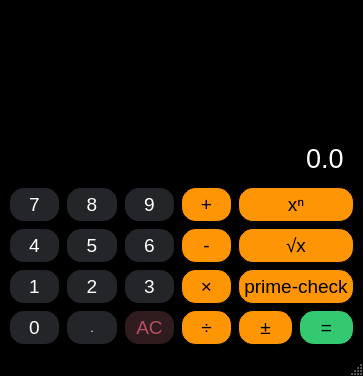
<?xml version="1.0" encoding="UTF-8"?>
<ui version="4.0">
 <class>Calculator</class>
 <widget class="QMainWindow" name="Calculator">
  <property name="geometry">
   <rect>
    <x>0</x>
    <y>0</y>
    <width>363</width>
    <height>376</height>
   </rect>
  </property>
  <property name="sizePolicy">
   <sizepolicy hsizetype="Preferred" vsizetype="Expanding">
    <horstretch>0</horstretch>
    <verstretch>0</verstretch>
   </sizepolicy>
  </property>
  <property name="windowTitle">
   <string>Calculator</string>
  </property>
  <property name="styleSheet">
   <string notr="true">QMainWindow {
	color: black;
	background-color: black;
}</string>
  </property>
  <widget class="QWidget" name="centralwidget">
   <layout class="QGridLayout" name="gridLayout">
    <item row="4" column="1">
     <widget class="QPushButton" name="Button7">
      <property name="sizePolicy">
       <sizepolicy hsizetype="Preferred" vsizetype="Preferred">
        <horstretch>0</horstretch>
        <verstretch>0</verstretch>
       </sizepolicy>
      </property>
      <property name="font">
       <font>
        <family>Segoe UI Symbol</family>
        <pointsize>14</pointsize>
        <bold>false</bold>
       </font>
      </property>
      <property name="styleSheet">
       <string notr="true">QPushButton {
	color: white;
	background-color: #232529;	
	border-radius: 15px;
	border: 1px solid;
	padding: 5px;
}

QPushButton:hover {
	color: black;
	background-color: #808796;
}

QPushButton:pressed {
	color: white;
	background-color: #43474f;
}</string>
      </property>
      <property name="text">
       <string>7</string>
      </property>
     </widget>
    </item>
    <item row="5" column="2">
     <widget class="QPushButton" name="Button5">
      <property name="sizePolicy">
       <sizepolicy hsizetype="Preferred" vsizetype="Preferred">
        <horstretch>0</horstretch>
        <verstretch>0</verstretch>
       </sizepolicy>
      </property>
      <property name="font">
       <font>
        <family>Segoe UI Symbol</family>
        <pointsize>14</pointsize>
        <bold>false</bold>
       </font>
      </property>
      <property name="styleSheet">
       <string notr="true">QPushButton {
	color: white;
	background-color: #232529;	
	border-radius: 15px;
	border: 1px solid;
	padding: 5px;
}

QPushButton:hover {
	color: black;
	background-color: #808796;
}

QPushButton:pressed {
	color: white;
	background-color: #43474f;
}</string>
      </property>
      <property name="text">
       <string>5</string>
      </property>
     </widget>
    </item>
    <item row="6" column="4">
     <widget class="QPushButton" name="SMath4">
      <property name="sizePolicy">
       <sizepolicy hsizetype="Preferred" vsizetype="Preferred">
        <horstretch>0</horstretch>
        <verstretch>0</verstretch>
       </sizepolicy>
      </property>
      <property name="font">
       <font>
        <family>Segoe UI Symbol</family>
        <pointsize>14</pointsize>
        <bold>false</bold>
       </font>
      </property>
      <property name="styleSheet">
       <string notr="true">QPushButton {
	color: black;
	background-color: #FD9505;	
	border-radius: 15px;
	border: 1px solid;
	padding: 5px;
}

QPushButton:hover {
	background-color: #fcb751;
}

QPushButton:pressed {
	background-color: #ffaa2e;
}</string>
      </property>
      <property name="text">
       <string>×</string>
      </property>
     </widget>
    </item>
    <item row="8" column="4">
     <widget class="QPushButton" name="SMath3">
      <property name="sizePolicy">
       <sizepolicy hsizetype="Preferred" vsizetype="Preferred">
        <horstretch>0</horstretch>
        <verstretch>0</verstretch>
       </sizepolicy>
      </property>
      <property name="font">
       <font>
        <family>Segoe UI Symbol</family>
        <pointsize>14</pointsize>
        <bold>false</bold>
       </font>
      </property>
      <property name="styleSheet">
       <string notr="true">QPushButton {
	color: black;
	background-color: #FD9505;	
	border-radius: 15px;
	border: 1px solid;
	padding: 5px;
}

QPushButton:hover {
	background-color: #fcb751;
}

QPushButton:pressed {
	background-color: #ffaa2e;
}</string>
      </property>
      <property name="text">
       <string>÷</string>
      </property>
     </widget>
    </item>
    <item row="4" column="3">
     <widget class="QPushButton" name="Button9">
      <property name="sizePolicy">
       <sizepolicy hsizetype="Preferred" vsizetype="Preferred">
        <horstretch>0</horstretch>
        <verstretch>0</verstretch>
       </sizepolicy>
      </property>
      <property name="font">
       <font>
        <family>Segoe UI Symbol</family>
        <pointsize>14</pointsize>
        <bold>false</bold>
       </font>
      </property>
      <property name="styleSheet">
       <string notr="true">QPushButton {
	color: white;
	background-color: #232529;	
	border-radius: 15px;
	border: 1px solid;
	padding: 5px;
}

QPushButton:hover {
	color: black;
	background-color: #808796;
}

QPushButton:pressed {
	color: white;
	background-color: #43474f;
}</string>
      </property>
      <property name="text">
       <string>9</string>
      </property>
     </widget>
    </item>
    <item row="5" column="4">
     <widget class="QPushButton" name="SMath2">
      <property name="sizePolicy">
       <sizepolicy hsizetype="Preferred" vsizetype="Preferred">
        <horstretch>0</horstretch>
        <verstretch>0</verstretch>
       </sizepolicy>
      </property>
      <property name="font">
       <font>
        <family>Segoe UI Symbol</family>
        <pointsize>14</pointsize>
        <bold>false</bold>
       </font>
      </property>
      <property name="styleSheet">
       <string notr="true">QPushButton {
	color: black;
	background-color: #FD9505;	
	border-radius: 15px;
	border: 1px solid;
	padding: 5px;
}

QPushButton:hover {
	background-color: #fcb751;
}

QPushButton:pressed {
	background-color: #ffaa2e;
}</string>
      </property>
      <property name="text">
       <string>-</string>
      </property>
     </widget>
    </item>
    <item row="6" column="1">
     <widget class="QPushButton" name="Button1">
      <property name="sizePolicy">
       <sizepolicy hsizetype="Preferred" vsizetype="Preferred">
        <horstretch>0</horstretch>
        <verstretch>0</verstretch>
       </sizepolicy>
      </property>
      <property name="font">
       <font>
        <family>Segoe UI Symbol</family>
        <pointsize>14</pointsize>
        <bold>false</bold>
       </font>
      </property>
      <property name="styleSheet">
       <string notr="true">QPushButton {
	color: white;
	background-color: #232529;	
	border-radius: 15px;
	border: 1px solid;
	padding: 5px;
}

QPushButton:hover {
	color: black;
	background-color: #808796;
}

QPushButton:pressed {
	color: white;
	background-color: #43474f;
}</string>
      </property>
      <property name="text">
       <string>1</string>
      </property>
     </widget>
    </item>
    <item row="4" column="2">
     <widget class="QPushButton" name="Button8">
      <property name="sizePolicy">
       <sizepolicy hsizetype="Preferred" vsizetype="Preferred">
        <horstretch>0</horstretch>
        <verstretch>0</verstretch>
       </sizepolicy>
      </property>
      <property name="font">
       <font>
        <family>Segoe UI Symbol</family>
        <pointsize>14</pointsize>
        <bold>false</bold>
       </font>
      </property>
      <property name="styleSheet">
       <string notr="true">QPushButton {
	color: white;
	background-color: #232529;	
	border-radius: 15px;
	border: 1px solid;
	padding: 5px;
}

QPushButton:hover {
	color: black;
	background-color: #808796;
}

QPushButton:pressed {
	color: white;
	background-color: #43474f;
}</string>
      </property>
      <property name="text">
       <string>8</string>
      </property>
     </widget>
    </item>
    <item row="8" column="6">
     <widget class="QPushButton" name="Equals">
      <property name="sizePolicy">
       <sizepolicy hsizetype="Preferred" vsizetype="Preferred">
        <horstretch>0</horstretch>
        <verstretch>0</verstretch>
       </sizepolicy>
      </property>
      <property name="font">
       <font>
        <family>Segoe UI Symbol</family>
        <pointsize>14</pointsize>
        <bold>false</bold>
       </font>
      </property>
      <property name="styleSheet">
       <string notr="true">QPushButton {
	color: black;
	background-color: #33C971;	
	border-radius: 15px;
	border: 1px solid;
	padding: 5px;
}

QPushButton:hover {
	background-color: #6dd196;
}

QPushButton:pressed {
	background-color: #3fcc79;
}</string>
      </property>
      <property name="text">
       <string>=</string>
      </property>
     </widget>
    </item>
    <item row="5" column="1">
     <widget class="QPushButton" name="Button4">
      <property name="sizePolicy">
       <sizepolicy hsizetype="Preferred" vsizetype="Preferred">
        <horstretch>0</horstretch>
        <verstretch>0</verstretch>
       </sizepolicy>
      </property>
      <property name="font">
       <font>
        <family>Segoe UI Symbol</family>
        <pointsize>14</pointsize>
        <bold>false</bold>
       </font>
      </property>
      <property name="styleSheet">
       <string notr="true">QPushButton {
	color: white;
	background-color: #232529;	
	border-radius: 15px;
	border: 1px solid;
	padding: 5px;
}

QPushButton:hover {
	color: black;
	background-color: #808796;
}

QPushButton:pressed {
	color: white;
	background-color: #43474f;
}</string>
      </property>
      <property name="text">
       <string>4</string>
      </property>
     </widget>
    </item>
    <item row="5" column="3">
     <widget class="QPushButton" name="Button6">
      <property name="sizePolicy">
       <sizepolicy hsizetype="Preferred" vsizetype="Preferred">
        <horstretch>0</horstretch>
        <verstretch>0</verstretch>
       </sizepolicy>
      </property>
      <property name="font">
       <font>
        <family>Segoe UI Symbol</family>
        <pointsize>14</pointsize>
        <bold>false</bold>
       </font>
      </property>
      <property name="styleSheet">
       <string notr="true">QPushButton {
	color: white;
	background-color: #232529;	
	border-radius: 15px;
	border: 1px solid;
	padding: 5px;
}

QPushButton:hover {
	color: black;
	background-color: #808796;
}

QPushButton:pressed {
	color: white;
	background-color: #43474f;
}</string>
      </property>
      <property name="text">
       <string>6</string>
      </property>
     </widget>
    </item>
    <item row="8" column="5">
     <widget class="QPushButton" name="Sign">
      <property name="sizePolicy">
       <sizepolicy hsizetype="Preferred" vsizetype="Preferred">
        <horstretch>0</horstretch>
        <verstretch>0</verstretch>
       </sizepolicy>
      </property>
      <property name="font">
       <font>
        <family>Segoe UI Symbol</family>
        <pointsize>14</pointsize>
        <bold>false</bold>
       </font>
      </property>
      <property name="styleSheet">
       <string notr="true">QPushButton {
	color: black;
	background-color: #FD9505;	
	border-radius: 15px;
	border: 1px solid;
	padding: 5px;
}

QPushButton:hover {
	background-color: #fcb751;
}

QPushButton:pressed {
	background-color: #ffaa2e;
}</string>
      </property>
      <property name="text">
       <string>±</string>
      </property>
     </widget>
    </item>
    <item row="4" column="5" colspan="2">
     <widget class="QPushButton" name="SMath5">
      <property name="sizePolicy">
       <sizepolicy hsizetype="Preferred" vsizetype="Preferred">
        <horstretch>0</horstretch>
        <verstretch>0</verstretch>
       </sizepolicy>
      </property>
      <property name="font">
       <font>
        <family>Segoe UI Symbol</family>
        <pointsize>14</pointsize>
        <bold>false</bold>
       </font>
      </property>
      <property name="styleSheet">
       <string notr="true">QPushButton {
	color: black;
	background-color: #FD9505;	
	border-radius: 15px;
	border: 1px solid;
	padding: 5px;
}

QPushButton:hover {
	background-color: #fcb751;
}

QPushButton:pressed {
	background-color: #ffaa2e;
}</string>
      </property>
      <property name="text">
       <string>xⁿ</string>
      </property>
     </widget>
    </item>
    <item row="5" column="5" colspan="2">
     <widget class="QPushButton" name="Root">
      <property name="sizePolicy">
       <sizepolicy hsizetype="Preferred" vsizetype="Preferred">
        <horstretch>0</horstretch>
        <verstretch>0</verstretch>
       </sizepolicy>
      </property>
      <property name="font">
       <font>
        <family>Segoe UI Symbol</family>
        <pointsize>14</pointsize>
        <bold>false</bold>
       </font>
      </property>
      <property name="styleSheet">
       <string notr="true">QPushButton {
	color: black;
	background-color: #FD9505;	
	border-radius: 15px;
	border: 1px solid;
	padding: 5px;
}

QPushButton:hover {
	background-color: #fcb751;
}

QPushButton:pressed {
	background-color: #ffaa2e;
}</string>
      </property>
      <property name="text">
       <string>√x</string>
      </property>
     </widget>
    </item>
    <item row="8" column="1">
     <widget class="QPushButton" name="Button0">
      <property name="sizePolicy">
       <sizepolicy hsizetype="Preferred" vsizetype="Preferred">
        <horstretch>0</horstretch>
        <verstretch>0</verstretch>
       </sizepolicy>
      </property>
      <property name="font">
       <font>
        <family>Segoe UI Symbol</family>
        <pointsize>14</pointsize>
        <bold>false</bold>
       </font>
      </property>
      <property name="styleSheet">
       <string notr="true">QPushButton {
	color: white;
	background-color: #232529;	
	border-radius: 15px;
	border: 1px solid;
	padding: 5px;
}

QPushButton:hover {
	color: black;
	background-color: #808796;
}

QPushButton:pressed {
	color: white;
	background-color: #43474f;
}</string>
      </property>
      <property name="text">
       <string>0</string>
      </property>
     </widget>
    </item>
    <item row="6" column="5" colspan="2">
     <widget class="QPushButton" name="PrimeCheck">
      <property name="sizePolicy">
       <sizepolicy hsizetype="Preferred" vsizetype="Preferred">
        <horstretch>0</horstretch>
        <verstretch>0</verstretch>
       </sizepolicy>
      </property>
      <property name="font">
       <font>
        <family>Segoe UI Symbol</family>
        <pointsize>14</pointsize>
        <bold>false</bold>
       </font>
      </property>
      <property name="styleSheet">
       <string notr="true">QPushButton {
	color: black;
	background-color: #FD9505;	
	border-radius: 15px;
	border: 1px solid;
	padding: 5px;
}

QPushButton:hover {
	background-color: #fcb751;
}

QPushButton:pressed {
	background-color: #ffaa2e;
}</string>
      </property>
      <property name="text">
       <string>prime-check</string>
      </property>
     </widget>
    </item>
    <item row="6" column="3">
     <widget class="QPushButton" name="Button3">
      <property name="sizePolicy">
       <sizepolicy hsizetype="Preferred" vsizetype="Preferred">
        <horstretch>0</horstretch>
        <verstretch>0</verstretch>
       </sizepolicy>
      </property>
      <property name="font">
       <font>
        <family>Segoe UI Symbol</family>
        <pointsize>14</pointsize>
        <bold>false</bold>
       </font>
      </property>
      <property name="styleSheet">
       <string notr="true">QPushButton {
	color: white;
	background-color: #232529;	
	border-radius: 15px;
	border: 1px solid;
	padding: 5px;
}

QPushButton:hover {
	color: black;
	background-color: #808796;
}

QPushButton:pressed {
	color: white;
	background-color: #43474f;
}</string>
      </property>
      <property name="text">
       <string>3</string>
      </property>
     </widget>
    </item>
    <item row="4" column="4">
     <widget class="QPushButton" name="SMath1">
      <property name="sizePolicy">
       <sizepolicy hsizetype="Preferred" vsizetype="Preferred">
        <horstretch>0</horstretch>
        <verstretch>0</verstretch>
       </sizepolicy>
      </property>
      <property name="font">
       <font>
        <family>Segoe UI Symbol</family>
        <pointsize>14</pointsize>
        <bold>false</bold>
       </font>
      </property>
      <property name="styleSheet">
       <string notr="true">QPushButton {
	color: black;
	background-color: #FD9505;	
	border-radius: 15px;
	border: 1px solid;
	padding: 5px;
}

QPushButton:hover {
	background-color: #fcb751;
}

QPushButton:pressed {
	background-color: #ffaa2e;
}</string>
      </property>
      <property name="text">
       <string>+</string>
      </property>
     </widget>
    </item>
    <item row="0" column="1" colspan="6">
     <widget class="QLineEdit" name="ResultDisp">
      <property name="sizePolicy">
       <sizepolicy hsizetype="Preferred" vsizetype="Expanding">
        <horstretch>0</horstretch>
        <verstretch>0</verstretch>
       </sizepolicy>
      </property>
      <property name="font">
       <font>
        <family>Segoe UI Symbol</family>
        <pointsize>20</pointsize>
       </font>
      </property>
      <property name="styleSheet">
       <string notr="true">QLineEdit {
	color: white;
	background-color: black;
	border-radius: 5px;
	border: 1px solid;
	padding: 5px;
}</string>
      </property>
      <property name="text">
       <string>0.0</string>
      </property>
      <property name="alignment">
       <set>Qt::AlignBottom|Qt::AlignRight|Qt::AlignTrailing</set>
      </property>
     </widget>
    </item>
    <item row="6" column="2">
     <widget class="QPushButton" name="Button2">
      <property name="sizePolicy">
       <sizepolicy hsizetype="Preferred" vsizetype="Preferred">
        <horstretch>0</horstretch>
        <verstretch>0</verstretch>
       </sizepolicy>
      </property>
      <property name="font">
       <font>
        <family>Segoe UI Symbol</family>
        <pointsize>14</pointsize>
        <bold>false</bold>
       </font>
      </property>
      <property name="styleSheet">
       <string notr="true">QPushButton {
	color: white;
	background-color: #232529;	
	border-radius: 15px;
	border: 1px solid;
	padding: 5px;
}

QPushButton:hover {
	color: black;
	background-color: #808796;
}

QPushButton:pressed {
	color: white;
	background-color: #43474f;
}</string>
      </property>
      <property name="text">
       <string>2</string>
      </property>
     </widget>
    </item>
    <item row="8" column="3">
     <widget class="QPushButton" name="Clear">
      <property name="sizePolicy">
       <sizepolicy hsizetype="Preferred" vsizetype="Preferred">
        <horstretch>0</horstretch>
        <verstretch>0</verstretch>
       </sizepolicy>
      </property>
      <property name="font">
       <font>
        <family>Segoe UI Symbol</family>
        <pointsize>14</pointsize>
        <bold>false</bold>
       </font>
      </property>
      <property name="styleSheet">
       <string notr="true">QPushButton {
	color: #B65163;
	background-color: #301B1E;	
	border-radius: 15px;
	border: 1px solid;
	padding: 5px;
}

QPushButton:hover {
	color: #211315;
	background-color: #8f515a;
}

QPushButton:pressed {
	background-color: #63383e;
}</string>
      </property>
      <property name="text">
       <string>AC</string>
      </property>
     </widget>
    </item>
    <item row="8" column="2">
     <widget class="QPushButton" name="Point">
      <property name="sizePolicy">
       <sizepolicy hsizetype="Preferred" vsizetype="Preferred">
        <horstretch>0</horstretch>
        <verstretch>0</verstretch>
       </sizepolicy>
      </property>
      <property name="styleSheet">
       <string notr="true">QPushButton {
	color: white;
	background-color: #232529;	
	border-radius: 15px;
	border: 1px solid;
	padding: 5px;
}

QPushButton:hover {
	color: black;
	background-color: #808796;
}

QPushButton:pressed {
	color: white;
	background-color: #43474f;
}</string>
      </property>
      <property name="text">
       <string>.</string>
      </property>
     </widget>
    </item>
   </layout>
   <zorder>ResultDisp</zorder>
   <zorder>Button9</zorder>
   <zorder>Button6</zorder>
   <zorder>Button1</zorder>
   <zorder>Button2</zorder>
   <zorder>SMath4</zorder>
   <zorder>Button7</zorder>
   <zorder>SMath1</zorder>
   <zorder>SMath5</zorder>
   <zorder>SMath2</zorder>
   <zorder>Button4</zorder>
   <zorder>Button8</zorder>
   <zorder>Button5</zorder>
   <zorder>Button3</zorder>
   <zorder>Equals</zorder>
   <zorder>Root</zorder>
   <zorder>PrimeCheck</zorder>
   <zorder>SMath3</zorder>
   <zorder>Sign</zorder>
   <zorder>Button0</zorder>
   <zorder>Clear</zorder>
   <zorder>Point</zorder>
  </widget>
  <widget class="QStatusBar" name="statusbar"/>
  <widget class="QMenuBar" name="menubar">
   <property name="geometry">
    <rect>
     <x>0</x>
     <y>0</y>
     <width>363</width>
     <height>22</height>
    </rect>
   </property>
  </widget>
 </widget>
 <resources/>
 <connections/>
</ui>
